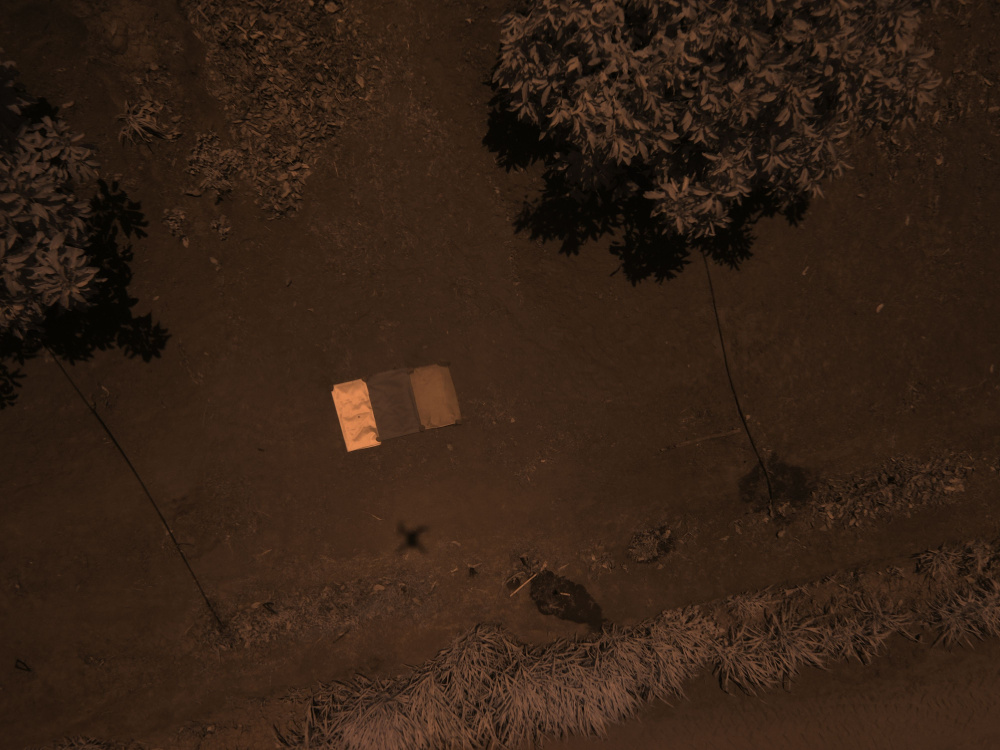
%> input picture telas_NIR.jpg, 4000 x 3000 px (shown at 1/4 size)
$ octave read_image.m   (GNU Octave 9; MATLAB toolbox functions it lacks are replaced by stand-ins)
%> lines starting %> are read from the running program, lines starting %| are printed output that depends on the picture
clear all; close all; clc

I_telas_NIR = imread('telas_NIR.jpg');
I_telas_R = imread('telas_rgb.jpg');
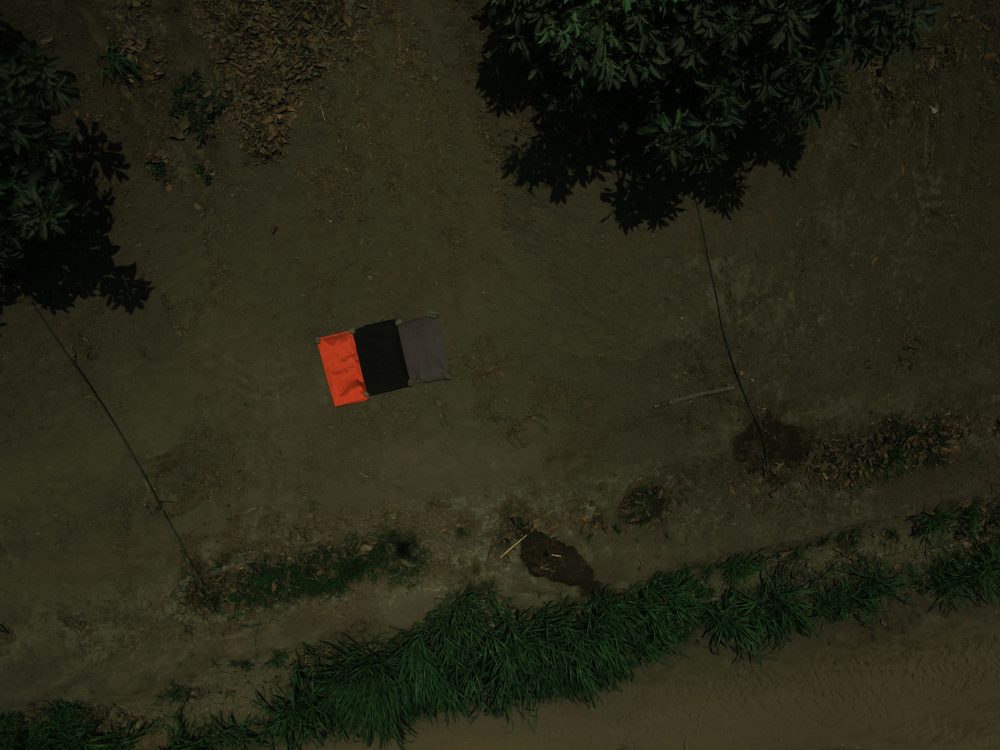
%> input picture telas_rgb.jpg, 4000 x 3000 px (shown at 1/4 size)
I_teflon_NIR = imread('teflon_NIR.jpg');
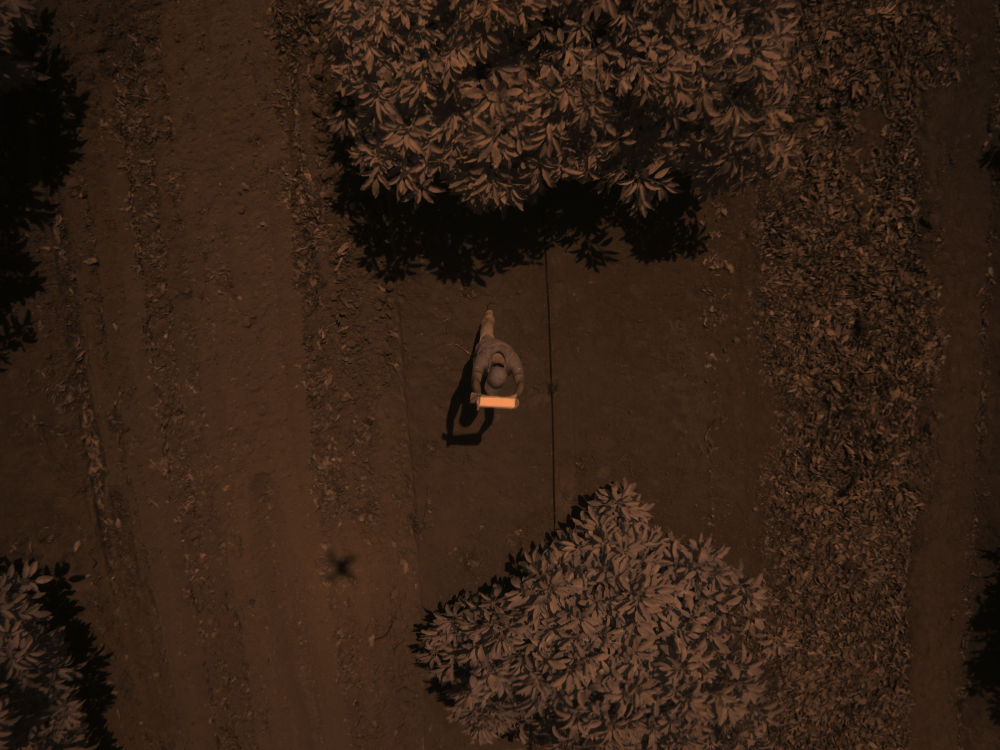
%> input picture teflon_NIR.jpg, 4000 x 3000 px (shown at 1/4 size)
I_teflon_R = imread('teflon_RGB.jpg');
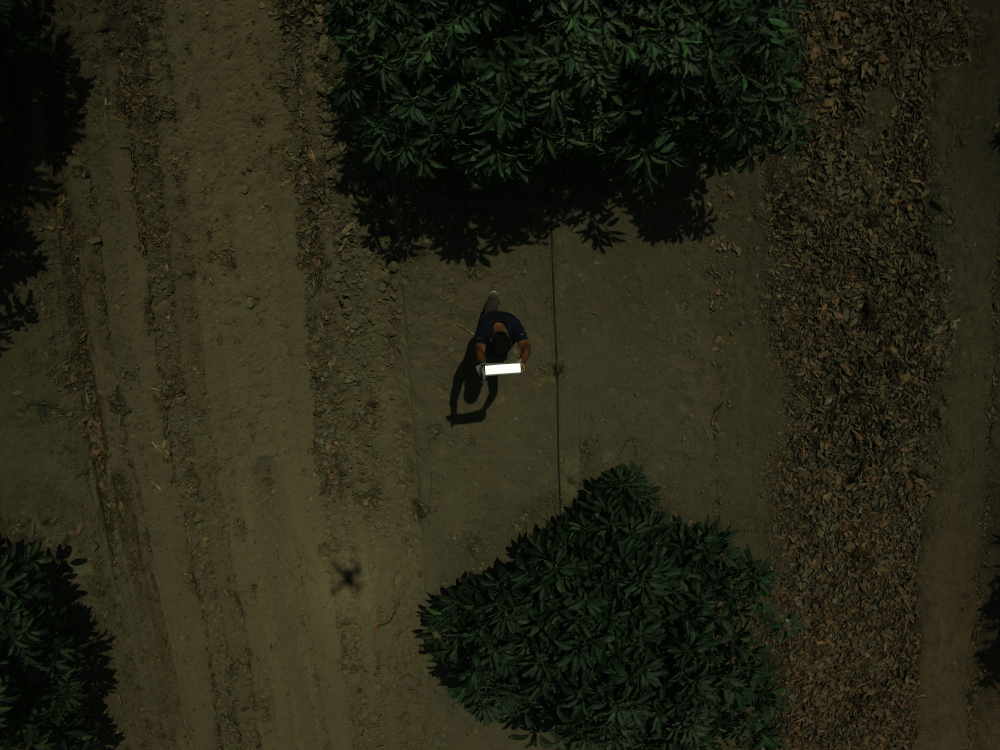
%> input picture teflon_RGB.jpg, 4000 x 3000 px (shown at 1/4 size)


NDVI_gris = 0.477;
NDVI_negra= 0.863;
NDVI_roja = 0.098;
NDVI_teflon = 0;

p_teflon_NIR = mean(mean(I_teflon_NIR(1597:1621,1939:2044,3)));
%> p_teflon_NIR = 84.85
p_teflon_R = mean(mean(I_teflon_R(1467:1483,1953:2077,1)));
%> p_teflon_R = 253.9
n4 = p_teflon_NIR;
%> n4 = 84.85
r4 = p_teflon_R;
%> r4 = 253.9

p_tela_gris_NIR =  mean(mean(I_telas_NIR(1491:1574,1672:1783,3)));
%> p_tela_gris_NIR = 41.11
p_tela_gris_R =  mean(mean(I_telas_R(1334:1421,1631:1750,1)));
%> p_tela_gris_R = 51.93
n3=p_tela_gris_NIR;
%> n3 = 41.11
r3=p_tela_gris_R;
%> r3 = 51.93

p_tela_negra_NIR = mean(mean(I_telas_NIR(1525:1617,1508:1631,3)));
%> p_tela_negra_NIR = 32.68
p_tela_negra_R = mean(mean(I_telas_R(1340:1463,1443:1594,1)));
%> p_tela_negra_R = 14
n2=p_tela_negra_NIR;
%> n2 = 32.68
r2=p_tela_negra_R;
%> r2 = 14

p_tela_roja_NIR =mean(mean(I_telas_NIR(1570:1645,1358:1459,3)));
%> p_tela_roja_NIR = 76.64
p_tela_roja_R = mean(mean(I_telas_R(1392:1463,1319:1414,1)));
%> p_tela_roja_R = 170.5
n1=p_tela_roja_NIR;
%> n1 = 76.64
r1=p_tela_roja_R;
%> r1 = 170.5

A=[n1,-r1;n2,-r2;n3,-r3;n4,-r4];
%> A = [76.64 -170.5; 32.68 -14; 41.11 -51.93; 84.85 -253.9]
B=[n1+r1;n2+r2;n3+r3;n4+r4].*[NDVI_roja;NDVI_negra;NDVI_gris;NDVI_teflon];
%> B = [24.22; 40.29; 44.38; 0]

m=inv((A'*A))*A'*B;
%> m = [1.55; 0.527]
a=m(1);
%> a = 1.55
b=m(2);
%> b = 0.527

 II_nir=imread('arbol_NIR.jpg');
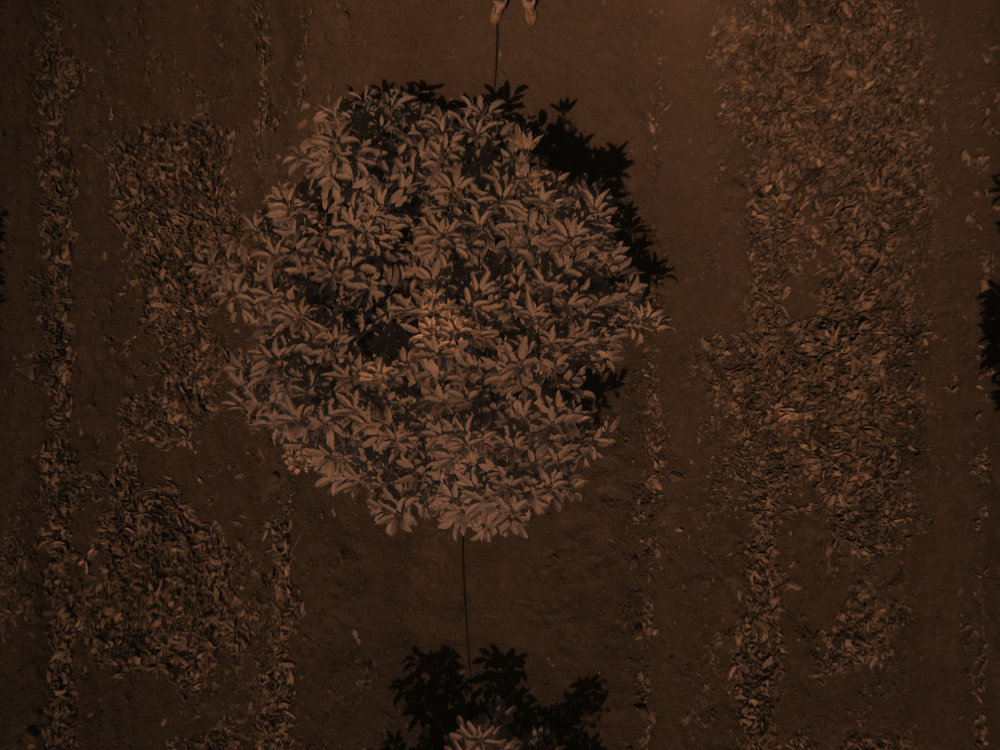
%> input picture arbol_NIR.jpg, 4000 x 3000 px (shown at 1/4 size)
 nx=mean(mean(II_nir(687:1203,1388:2198,3)));
%> nx = 31.08
 II_red=imread('arbol_RGB.jpg');
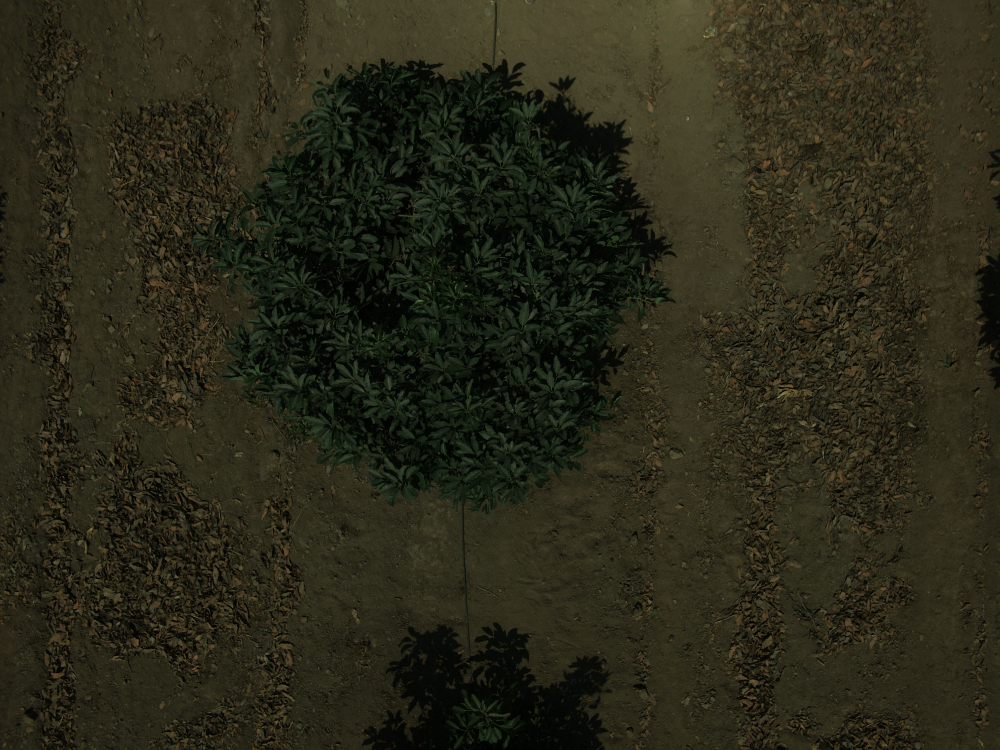
%> input picture arbol_RGB.jpg, 4000 x 3000 px (shown at 1/4 size)
 rx=mean(mean(II_red(585:945,1418:2108,1)));
%> rx = 20.27


NDVI = a*(nx/(nx+rx))  -  b*(rx/(nx+rx));
%> NDVI = 0.732

II_nir(687:1203,1388:2198,:)=ones(size(II_nir(687:1203,1388:2198,:)))*255;
II_red(585:945,1418:2108,:)=ones(size(II_red(585:945,1418:2108,:)))*255;

figure(1)
subplot(1,2,1)
imshow(II_nir)

subplot(1,2,2)
imshow(II_red)


% [23 lines of commented-out code are left out]
